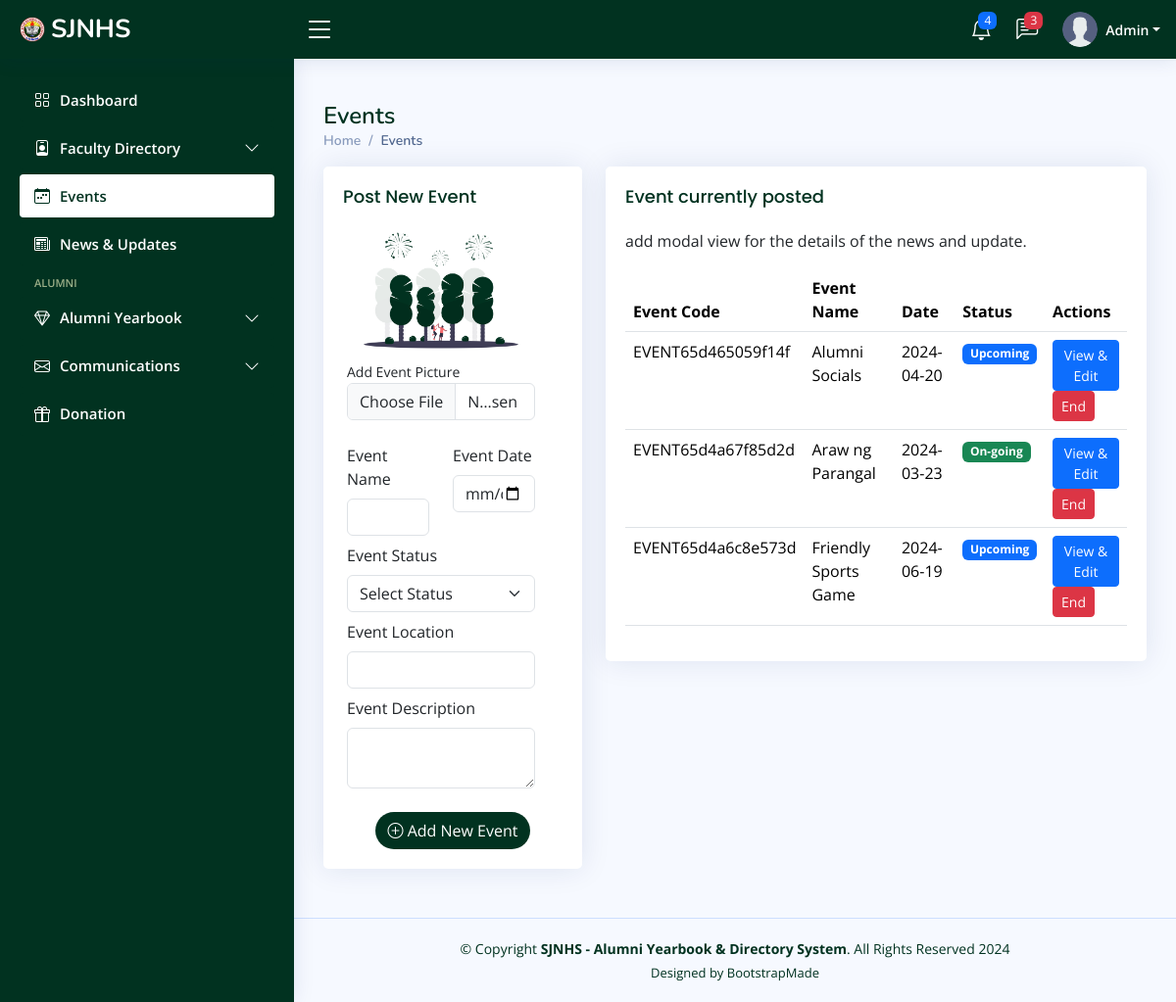
/admin/events.php (signed in), run on an earlier commit of the app's database.
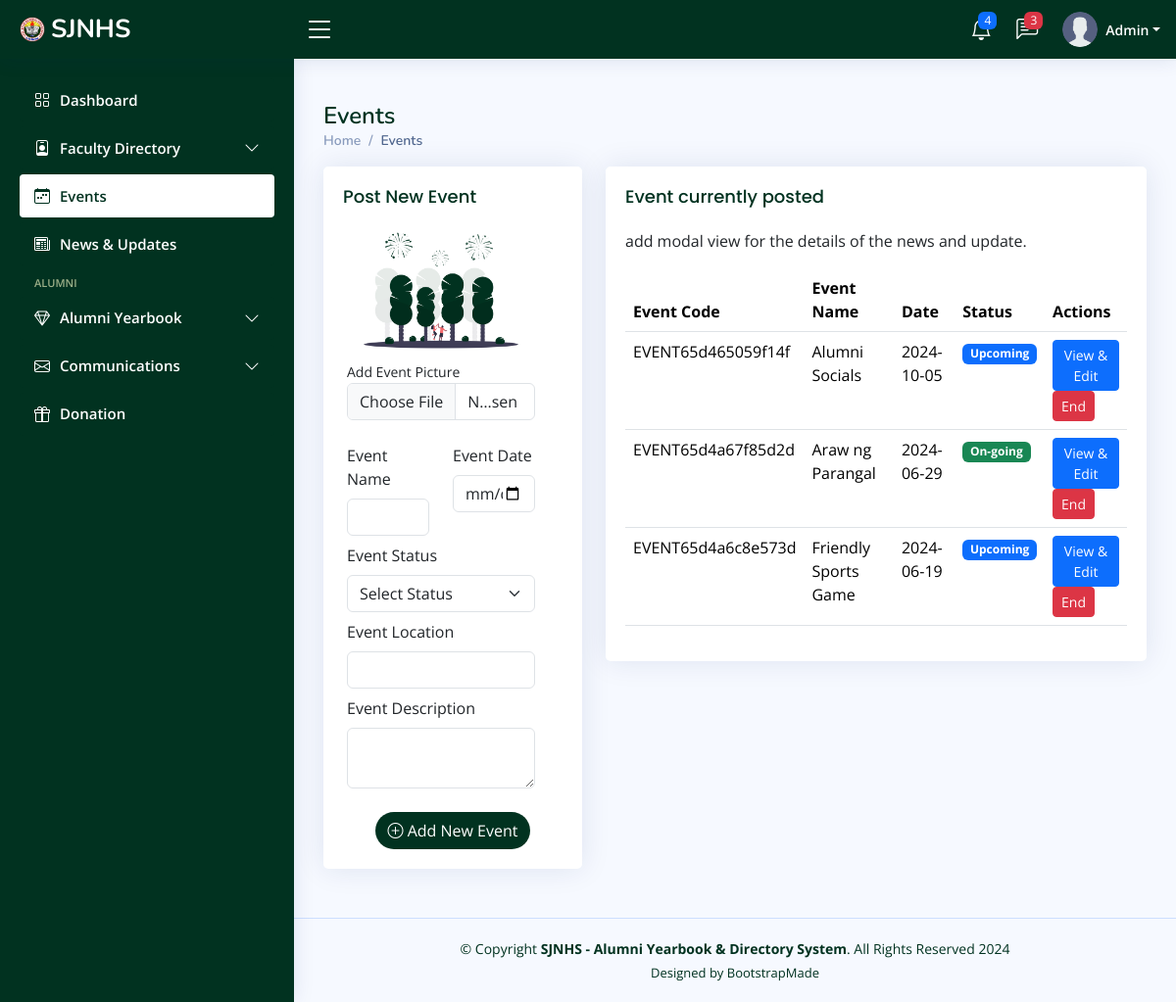
And on a later commit of the database.
### tables this page shows
CREATE TABLE `events` (
  `id` int(11) UNSIGNED NOT NULL,
  `eventsCode` varchar(255) NOT NULL,
  `eventName` varchar(255) NOT NULL,
  `eventDate` date NOT NULL,
  `eventStatus` int(11) NOT NULL,
  `eventLocation` varchar(255) NOT NULL,
  `eventDescription` text NOT NULL,
  `eventPicture` varchar(255) NOT NULL,
  `date_created` date NOT NULL DEFAULT current_timestamp()
);

### admin/events.php (the view, shortened to what the changed rows need)
<?php
include_once 'includes/header.php';
include_once 'includes/conn.php';
?>
<main id="main" class="main">
    <div class="pagetitle">
        <h1>Events</h1>
    </div>
    <section class="section">
        <div class="row">
            <div class="col-lg-8">
                <div class="card">
                    <div class="card-body">
                        <table class="table datatable">
                            <thead>
                                <tr>
                                    <th scope="col">Event Code</th>
                                    <th scope="col">Event Name</th>
                                    <th scope="col">Date</th>
                                    <th scope="col">Status</th>
                                    <th scope="col">Actions</th>
                                </tr>
                            </thead>
                            <tbody>
                                <?php
                                $sql = "SELECT * FROM events";
                                $result = mysqli_query($conn, $sql);
                                if (mysqli_num_rows($result) > 0) {
                                    while ($row = mysqli_fetch_assoc($result)) {
                                        echo "<tr>";
                                        echo "<td>{$row['eventsCode']}</td>";
                                        echo "<td>{$row['eventName']}</td>";
                                        echo "<td>{$row['eventDate']}</td>";
                                        echo "<td>";
                                        switch ($row['eventStatus']) {
                                            case "1":
                                                echo '<span class="badge bg-success">On-going</span>';
                                                break;
                                            case "2":
                                                echo '<span class="badge bg-primary">Upcoming</span>';
                                                break;
                                        }echo "</td>";
                                        echo "<td>
                                        <button class='btn btn-primary btn-sm' onclick='viewEditEvent({$row['id']})' data-bs-toggle='modal' data-bs-target='#eventModal'>View &amp; Edit</button>
                                                <button class='btn btn-danger btn-sm'>End</button>
                                            </td>";
                                        echo "</tr>";
                                    }
                                } else {
                                    echo "<tr><td colspan='5'>No events found</td></tr>";
                                }
                                ?>
                            </tbody>
                        </table>
                    </div>
                </div>
            </div>
        </div>
    </section>
</main>
<?php
include_once 'includes/footer.php';
?>

What changed in the data, as far as the page shows it:
changed events "EVENT65d465059f14f": eventDate "2024-04-20" → "2024-10-05"
changed events "EVENT65d4a67f85d2d": eventDate "2024-03-23" → "2024-06-29"
